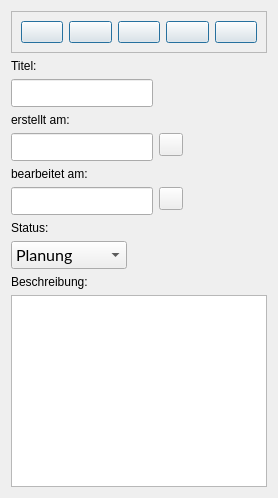
             <widget class="QWidget" name="tabEditorIdeas">
              <attribute name="title">
               <string>Ideen</string>
              </attribute>
              <layout class="QFormLayout" name="formLayout_21">
               <item row="0" column="0" colspan="2">
                <widget class="QFrame" name="toolbarEditorIdeas">
                 <property name="sizePolicy">
                  <sizepolicy hsizetype="Expanding" vsizetype="Expanding">
                   <horstretch>0</horstretch>
                   <verstretch>0</verstretch>
                  </sizepolicy>
                 </property>
                 <property name="frameShape">
                  <enum>QFrame::Shape::StyledPanel</enum>
                 </property>
                 <property name="frameShadow">
                  <enum>QFrame::Shadow::Raised</enum>
                 </property>
                 <layout class="QHBoxLayout" name="horizontalLayout_18">
                  <item>
                   <widget class="QPushButton" name="newBtnEditorIdea">
                    <property name="cursor">
                     <cursorShape>PointingHandCursor</cursorShape>
                    </property>
                    <property name="toolTip">
                     <string>Einen neuen Datensatz erstellen</string>
                    </property>
                    <property name="text">
                     <string/>
                    </property>
                    <property name="icon">
                     <iconset theme="document-new"/>
                    </property>
                    <property name="iconSize">
                     <size>
                      <width>32</width>
                      <height>32</height>
                     </size>
                    </property>
                    <property name="default">
                     <bool>true</bool>
                    </property>
                    <property name="flat">
                     <bool>false</bool>
                    </property>
                   </widget>
                  </item>
                  <item>
                   <widget class="QPushButton" name="nextBtnEditorIdea">
                    <property name="cursor">
                     <cursorShape>PointingHandCursor</cursorShape>
                    </property>
                    <property name="toolTip">
                     <string>Einen Datensatz vor</string>
                    </property>
                    <property name="text">
                     <string/>
                    </property>
                    <property name="icon">
                     <iconset theme="go-next"/>
                    </property>
                    <property name="iconSize">
                     <size>
                      <width>32</width>
                      <height>32</height>
                     </size>
                    </property>
                    <property name="default">
                     <bool>true</bool>
                    </property>
                    <property name="flat">
                     <bool>false</bool>
                    </property>
                   </widget>
                  </item>
                  <item>
                   <widget class="QPushButton" name="previousBtnEditorIdea">
                    <property name="cursor">
                     <cursorShape>PointingHandCursor</cursorShape>
                    </property>
                    <property name="toolTip">
                     <string>Einen Datensatz zurück</string>
                    </property>
                    <property name="text">
                     <string/>
                    </property>
                    <property name="icon">
                     <iconset theme="go-previous"/>
                    </property>
                    <property name="iconSize">
                     <size>
                      <width>32</width>
                      <height>32</height>
                     </size>
                    </property>
                    <property name="default">
                     <bool>true</bool>
                    </property>
                    <property name="flat">
                     <bool>false</bool>
                    </property>
                   </widget>
                  </item>
                  <item>
                   <widget class="QPushButton" name="deleteBtnEditorIdea">
                    <property name="cursor">
                     <cursorShape>PointingHandCursor</cursorShape>
                    </property>
                    <property name="toolTip">
                     <string>Den aktuellen Datensatz löschen</string>
                    </property>
                    <property name="text">
                     <string/>
                    </property>
                    <property name="icon">
                     <iconset theme="user-trash"/>
                    </property>
                    <property name="iconSize">
                     <size>
                      <width>32</width>
                      <height>32</height>
                     </size>
                    </property>
                    <property name="default">
                     <bool>true</bool>
                    </property>
                    <property name="flat">
                     <bool>false</bool>
                    </property>
                   </widget>
                  </item>
                  <item>
                   <widget class="QPushButton" name="saveBtnEditorIdea">
                    <property name="cursor">
                     <cursorShape>PointingHandCursor</cursorShape>
                    </property>
                    <property name="toolTip">
                     <string>Den aktuellen Datensatz speichern</string>
                    </property>
                    <property name="text">
                     <string/>
                    </property>
                    <property name="icon">
                     <iconset theme="document-save"/>
                    </property>
                    <property name="iconSize">
                     <size>
                      <width>32</width>
                      <height>32</height>
                     </size>
                    </property>
                    <property name="default">
                     <bool>true</bool>
                    </property>
                    <property name="flat">
                     <bool>false</bool>
                    </property>
                   </widget>
                  </item>
                 </layout>
                </widget>
               </item>
               <item row="1" column="0">
                <widget class="QLabel" name="labeEditorlIdeaTitle">
                 <property name="text">
                  <string>Titel:</string>
                 </property>
                </widget>
               </item>
               <item row="2" column="0">
                <widget class="QLineEdit" name="lineEditEditorTtitleIdea">
                 <property name="font">
                  <font>
                   <family>Lato</family>
                   <pointsize>12</pointsize>
                   <bold>false</bold>
                   <stylestrategy>PreferAntialias</stylestrategy>
                   <kerning>true</kerning>
                  </font>
                 </property>
                </widget>
               </item>
               <item row="3" column="0">
                <widget class="QLabel" name="labelEditorIdeaCreated">
                 <property name="text">
                  <string>erstellt am:</string>
                 </property>
                </widget>
               </item>
               <item row="4" column="0">
                <widget class="QLineEdit" name="dateEditEditorIdeaCreated">
                 <property name="font">
                  <font>
                   <family>Lato</family>
                   <pointsize>12</pointsize>
                   <bold>false</bold>
                   <stylestrategy>PreferAntialias</stylestrategy>
                   <kerning>true</kerning>
                  </font>
                 </property>
                 <property name="inputMask">
                  <string/>
                 </property>
                 <property name="text">
                  <string/>
                 </property>
                 <property name="alignment">
                  <set>Qt::AlignmentFlag::AlignCenter</set>
                 </property>
                </widget>
               </item>
               <item row="4" column="1">
                <widget class="QToolButton" name="setDateEditorTodayIdea_1">
                 <property name="cursor">
                  <cursorShape>PointingHandCursor</cursorShape>
                 </property>
                 <property name="toolTip">
                  <string>Verwende das aktuelle Datum</string>
                 </property>
                 <property name="text">
                  <string/>
                 </property>
                 <property name="icon">
                  <iconset theme="x-office-calendar"/>
                 </property>
                </widget>
               </item>
               <item row="5" column="0">
                <widget class="QLabel" name="labelEditorIdeaLastEdit">
                 <property name="text">
                  <string>bearbeitet am:</string>
                 </property>
                </widget>
               </item>
               <item row="6" column="0">
                <widget class="QLineEdit" name="dateEditEditorIdea">
                 <property name="font">
                  <font>
                   <family>Lato</family>
                   <pointsize>12</pointsize>
                   <bold>false</bold>
                   <stylestrategy>PreferAntialias</stylestrategy>
                   <kerning>true</kerning>
                  </font>
                 </property>
                 <property name="inputMask">
                  <string/>
                 </property>
                 <property name="text">
                  <string/>
                 </property>
                 <property name="alignment">
                  <set>Qt::AlignmentFlag::AlignCenter</set>
                 </property>
                </widget>
               </item>
               <item row="6" column="1">
                <widget class="QToolButton" name="setDateEditorTodayIdea_2">
                 <property name="cursor">
                  <cursorShape>PointingHandCursor</cursorShape>
                 </property>
                 <property name="toolTip">
                  <string>Verwende das aktuelle Datum</string>
                 </property>
                 <property name="text">
                  <string/>
                 </property>
                 <property name="icon">
                  <iconset theme="x-office-calendar"/>
                 </property>
                </widget>
               </item>
               <item row="7" column="0">
                <widget class="QLabel" name="labelEditorIdeaStatus">
                 <property name="text">
                  <string>Status:</string>
                 </property>
                </widget>
               </item>
               <item row="8" column="0">
                <widget class="QComboBox" name="comboBoxEditorIdeaStatus">
                 <property name="font">
                  <font>
                   <family>Lato</family>
                   <pointsize>12</pointsize>
                   <bold>false</bold>
                   <stylestrategy>PreferAntialias</stylestrategy>
                   <kerning>true</kerning>
                  </font>
                 </property>
                 <item>
                  <property name="text">
                   <string>Planung</string>
                  </property>
                 </item>
                 <item>
                  <property name="text">
                   <string>Entwicklung</string>
                  </property>
                 </item>
                 <item>
                  <property name="text">
                   <string>Bearbeitung</string>
                  </property>
                 </item>
                 <item>
                  <property name="text">
                   <string>Test</string>
                  </property>
                 </item>
                 <item>
                  <property name="text">
                   <string>Fertig</string>
                  </property>
                 </item>
                </widget>
               </item>
               <item row="9" column="0">
                <widget class="QLabel" name="labelEditorIdeaDescription">
                 <property name="text">
                  <string>Beschreibung:</string>
                 </property>
                </widget>
               </item>
               <item row="10" column="0" colspan="2">
                <widget class="QPlainTextEdit" name="textEditorDescriptionIdea">
                 <property name="sizePolicy">
                  <sizepolicy hsizetype="Expanding" vsizetype="Expanding">
                   <horstretch>0</horstretch>
                   <verstretch>2</verstretch>
                  </sizepolicy>
                 </property>
                 <property name="font">
                  <font>
                   <family>Lato</family>
                   <pointsize>12</pointsize>
                   <bold>false</bold>
                   <stylestrategy>PreferAntialias</stylestrategy>
                   <kerning>true</kerning>
                  </font>
                 </property>
                </widget>
               </item>
              </layout>
             </widget>
